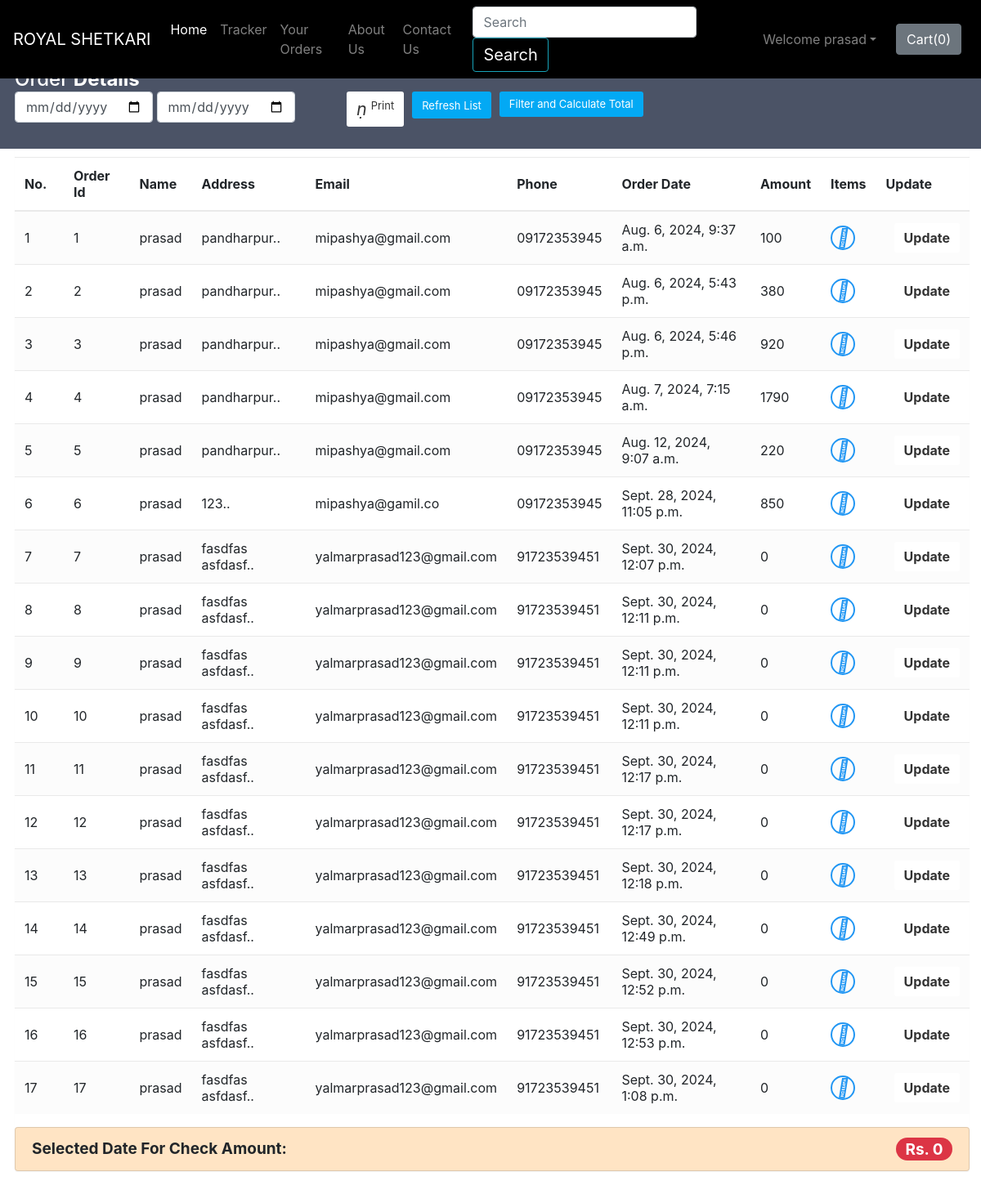
Page /shop/orderView/ (signed in) on the committed database.
### shop/models.py (models this page shows)
class Orders(models.Model):
    order_id = models.AutoField(primary_key=True)
    items_json = models.CharField(max_length=5000)
    userId = models.IntegerField(default=0)
    amount = models.IntegerField(default=0)
    name = models.CharField(max_length=90)
    email = models.CharField(max_length=111)
    address = models.CharField(max_length=111)
    city = models.CharField(max_length=111)
    state = models.CharField(max_length=111)
    zip_code = models.CharField(max_length=111)
    phone = models.CharField(max_length=111, default="")
    timestamp = models.DateTimeField(default=timezone.now)

### shop/views.py (the view, shortened to what this page needs)
# urls.py: path('orderView/', views.orderView, name="orderView"),
def orderView(request):
    if request.user.is_authenticated:
        current_user = request.user
        orderHistory = Orders.objects.filter(userId=current_user.id)
        total_amount = 0
        if len(orderHistory) == 0:
            messages.info(request, "You don't have any orders")
            return render(request, 'shop/orderView.html')
        return render(request, 'shop/orderView.html', {
            'orderHistory': orderHistory,
            'total_amount': total_amount,
        })
    return render(request, 'shop/orderView.html')

### templates/shop/orderView.html (shortened to what this page needs)
{% extends 'shop/basic.html' %}
{% load static %}
{% block css %}
<link href="{% static 'template/all_template.css' %}" rel="stylesheet">
{% endblock %}
{% block body %}
{% if user.is_authenticated %}
<div class="container" id="cont" style=" padding-bottom: 89px;">
    <div class="table-wrapper">
        <div class="table-title">
            <div class="row">
                <div class="col-sm-8">
                    <h2>Order <b>Details</b></h2>
                </div>
                <div class="col-sm-8">
                    <form id="filterForm" method="post" action="">
                        <input type="date" id="startDate" name="start_date" class="form-control" style="width: auto; display: inline-block;">
                        <input type="date" id="endDate" name="end_date" class="form-control" style="width: auto; display: inline-block;">
                        <button type="submit" id="filterDate" class="btn btn-primary">Filter and Calculate Total</button>
                        <a href="" class="btn btn-primary"><span>Refresh List</span></a>
                        <a href="#" onclick="window.print()" class="btn btn-info no-print"><i class="material-icons">&#xE24D;</i> <span>Print</span></a>
                    </form>
                </div>
            </div>
        </div>
        <table class="table table-striped table-hover">
            <thead>
                <tr>
                    <th>No.</th>
                    <th>Order Id</th>
                    <th>Name</th>
                    <th>Address</th>
                    <th>Email</th>
                    <th>Phone</th>
                    <th>Order Date</th>
                    <th>Amount</th>
                    <th>Items</th>
                    <th>Update</th>
                </tr>
            </thead>
            <tbody>
                {% for i in orderHistory %}
                <tr>
                    <td class="count"></td>
                    <td>{{ i.order_id }}</td>
                    <td>{{ i.name }}</td>
                    <td data-toggle="tooltip" title="{{ i.address }}">{{ i.address|slice:"0:25" }}..</td>
                    <td>{{ i.email }}</td>
                    <td>{{ i.phone }}</td>
                    <td>{{ i.timestamp }}</td>
                    <td>{{ i.amount }}</td>
                    <td><a href="#" id="click{{ i.order_id }}" class="view" title="View Details"><i class="material-icons">&#xE5C8;</i></a></td>
                    <td><a href="{% url 'shop:update_order' i.order_id %}" class="btn btn-warning">Update</a></td>
                </tr>
                {% endfor %}
            </tbody>
        </table>
        <div>
            <li class="list-group-item d-flex justify-content-between align-items-center" style="background: bisque; font-weight: bold; font-size: 19px;">
                Selected Date For Check Amount:
                <span class="badge badge-danger badge-pill" style="font-size: 19px;">Rs. {{ total_amount }}</span>
            </li>
    </div>
</div>
{% else %}
    <div id="cont2">
        <div class="alert alert-info">
            <font style="font-size:22px"><center>You need to <strong><a class="alert-link" data-toggle="modal" data-target="#loginModal">Login</a></strong></center></font>
        </div>
    </div>
{% endif %}
{% endblock %}

### templates/shop/basic.html (shortened to what this page needs)
{% load static %}
<html lang="en">
  <head>
    <link rel="stylesheet" href="https://stackpath.bootstrapcdn.com/bootstrap/4.2.1/css/bootstrap.min.css">
    <link rel="stylesheet" href="https://stackpath.bootstrapcdn.com/bootstrap/4.3.1/css/bootstrap.min.css">
    <link rel="stylesheet" href="https://use.fontawesome.com/releases/v5.8.2/css/all.css">
      {% block css %} {% endblock %}
  </head>
  <body style="padding-top: 46px;">
<nav class="navbar navbar-expand-lg navbar-dark
 fixed-top"style="background-color: black;">
  <a class="navbar-brand" href="/table_page">ROYAL SHETKARI</a>
  <div class="collapse navbar-collapse" id="navbarSupportedContent">
    <ul class="navbar-nav mr-auto">
      <li class="nav-item active">
        <a class="nav-link" href="/shop">Home <span class="sr-only">(current)</span></a>
      </li>
      <li class="nav-item">
        <a class="nav-link" href="/shop/tracker">Tracker</a>
      </li>
      <li class="nav-item">
        <a class="nav-link" href="/shop/orderView/">Your Orders</a>
      </li>
      <li class="nav-item">
        <a class="nav-link" href="/shop/about">About Us</a>
      </li>
      <li class="nav-item">
        <a class="nav-link" href="/shop/contact">Contact Us</a>
      </li>
    </ul>
    <form method="get" action="/shop/search" class="form-inline my-2 my-lg-0 mx-3">
      <input class="form-control mr-sm-2" type="search" name="search" id="search" placeholder="Search" aria-label="Search" required>
      <button class="btn navbar-brand btn-outline-info my-2 my-sm-0" type="submit">Search</button>
    </form>
    {% if user.is_authenticated %}
    <ul class="navbar-nav mr-2">
      <li class="nav-item dropdown">
        <a class="nav-link dropdown-toggle" href='#' id="navbarDropdown" role="button" data-toggle="dropdown"> Welcome {{request.user}}</a>
      </li>
    </ul>
    {% else %}
        <button type="button" class="btn btn-success mx-2" data-toggle="modal" data-target="#loginModal">Login</button>
        <button type="button" class="btn btn-success mx-2" data-toggle="modal" data-target="#signupModal">SignUp</button>
        {% endif %}
      </div>
<button type="button" class="btn btn-secondary mx-2" id="popcart" data-container="body" data-html="true" data-toggle="popover" title="MyCart" data-placement="bottom">
  Cart(<span id="cart-count">0</span>)
</button>
    </nav>
    {% block body %} {% endblock %}
  </body>
</html>

### static/template/all_template.css (style rules this page uses)
#cont { min-height : 596px; }
.table-wrapper { background: #fff; margin: 36px -31px 3px -27px; border-radius: 3px; box-shadow: 0 1px 1px rgba(0,0,0,.05); }
.table-wrapper .btn { float: right; color: #333; background-color: #fff; border-radius: 3px; border: none; outline: none !important; margin-left: 10px; }
.table-wrapper .btn.btn-primary { color: #fff; background: #03A9F4; }
.table-title .btn { font-size: 13px; border: none; }
.table-title .btn i { float: left; font-size: 21px; margin-right: 5px; }
.table-title .btn span { float: left; margin-top: 2px; }
.table-title { color: #fff; background: #4b5366; padding: 16px 25px; margin: -20px -25px 10px; border-radius: 3px 3px 0 0; }
.table-title h2 { margin: 5px 0 0; font-size: 24px; }
table.table tr th, table.table tr td { border-color: #e9e9e9; vertical-align: middle; }
table.table tr th:first-child { width: 60px; }
table.table tr th:last-child { width: 80px; }
table.table-striped tbody tr:nth-of-type(odd) { background-color: #fcfcfc; }
table.table td a { font-weight: bold; color: #566787; display: inline-block; text-decoration: none; }
table.table td a.view { width: 30px; height: 30px; color: #2196F3; border: 2px solid; border-radius: 30px; text-align: center; }
table.table td a.view i { font-size: 22px; margin: 2px 0 0 1px; }
table { counter-reset: section; }
.count:before { counter-increment: section; content: counter(section); }

### rows in the picture
Orders: order_id "1", name "prasad", address "pandharpur", email "mipashya@gmail.com", phone "09172353945", timestamp "Aug. 6, 2024, 9:37 a.m.", amount "100"
Orders: order_id "2", name "prasad", address "pandharpur", email "mipashya@gmail.com", phone "09172353945", timestamp "Aug. 6, 2024, 5:43 p.m.", amount "380"
Orders: order_id "3", name "prasad", address "pandharpur", email "mipashya@gmail.com", phone "09172353945", timestamp "Aug. 6, 2024, 5:46 p.m.", amount "920"
Orders: order_id "4", name "prasad", address "pandharpur", email "mipashya@gmail.com", phone "09172353945", timestamp "Aug. 7, 2024, 7:15 a.m.", amount "1790"
Orders: order_id "5", name "prasad", address "pandharpur", email "mipashya@gmail.com", phone "09172353945", timestamp "Aug. 12, 2024, 9:07 a.m.", amount "220"
Orders: order_id "6", name "prasad", address "123", email "mipashya@gamil.co", phone "09172353945", timestamp "Sept. 28, 2024, 11:05 p.m.", amount "850"
Orders: order_id "7", name "prasad", address "fasdfas asfdasf", email "yalmarprasad123@gmail.com", phone "91723539451", timestamp "Sept. 30, 2024, 12:07 p.m.", amount "0"
Orders: order_id "8", name "prasad", address "fasdfas asfdasf", email "yalmarprasad123@gmail.com", phone "91723539451", timestamp "Sept. 30, 2024, 12:11 p.m.", amount "0"
Orders: order_id "9", name "prasad", address "fasdfas asfdasf", email "yalmarprasad123@gmail.com", phone "91723539451", timestamp "Sept. 30, 2024, 12:11 p.m.", amount "0"
Orders: order_id "10", name "prasad", address "fasdfas asfdasf", email "yalmarprasad123@gmail.com", phone "91723539451", timestamp "Sept. 30, 2024, 12:11 p.m.", amount "0"
Orders: order_id "11", name "prasad", address "fasdfas asfdasf", email "yalmarprasad123@gmail.com", phone "91723539451", timestamp "Sept. 30, 2024, 12:17 p.m.", amount "0"
Orders: order_id "12", name "prasad", address "fasdfas asfdasf", email "yalmarprasad123@gmail.com", phone "91723539451", timestamp "Sept. 30, 2024, 12:17 p.m.", amount "0"
Orders: order_id "13", name "prasad", address "fasdfas asfdasf", email "yalmarprasad123@gmail.com", phone "91723539451", timestamp "Sept. 30, 2024, 12:18 p.m.", amount "0"
Orders: order_id "14", name "prasad", address "fasdfas asfdasf", email "yalmarprasad123@gmail.com", phone "91723539451", timestamp "Sept. 30, 2024, 12:49 p.m.", amount "0"
Orders: order_id "15", name "prasad", address "fasdfas asfdasf", email "yalmarprasad123@gmail.com", phone "91723539451", timestamp "Sept. 30, 2024, 12:52 p.m.", amount "0"
Orders: order_id "16", name "prasad", address "fasdfas asfdasf", email "yalmarprasad123@gmail.com", phone "91723539451", timestamp "Sept. 30, 2024, 12:53 p.m.", amount "0"
Orders: order_id "17", name "prasad", address "fasdfas asfdasf", email "yalmarprasad123@gmail.com", phone "91723539451", timestamp "Sept. 30, 2024, 1:08 p.m.", amount "0"

### other values in the picture
{{ request.user }} "prasad"
{{ total_amount }} "0"
